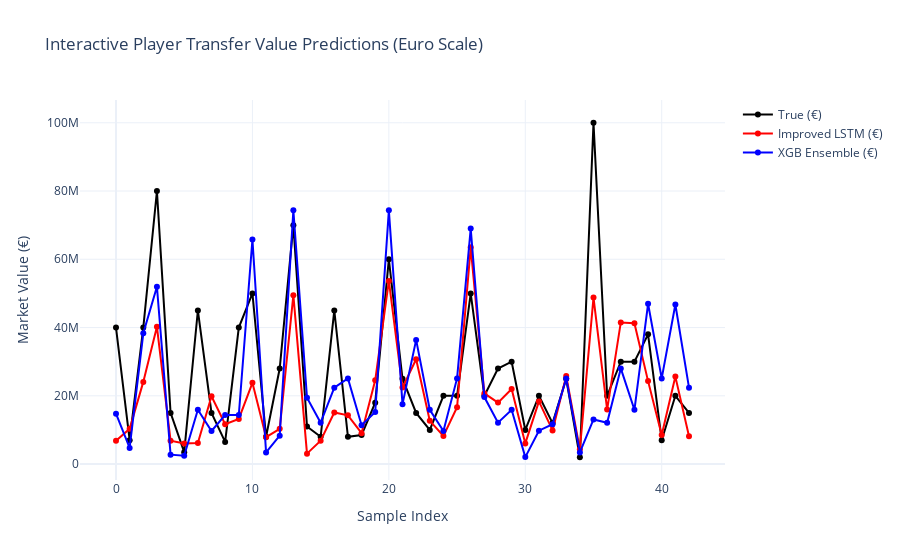
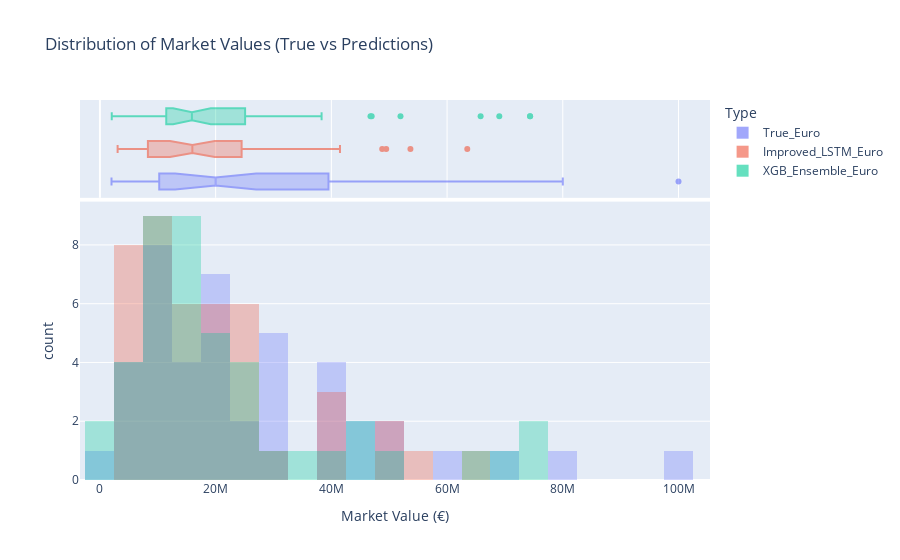

Notebook code cell kept with these figures, in order:
### Code cell
# Interactive Visualizations using Plotly
import plotly.graph_objects as go
import plotly.express as px

# Plot 1: Interactive Line Plot
fig = go.Figure()
fig.add_trace(go.Scatter(y=df_preds["True_Euro"], mode="lines+markers", name="True (€)", line=dict(color="black")))
fig.add_trace(go.Scatter(y=df_preds["Improved_LSTM_Euro"], mode="lines+markers", name="Improved LSTM (€)", line=dict(color="red")))
fig.add_trace(go.Scatter(y=df_preds["XGB_Ensemble_Euro"], mode="lines+markers", name="XGB Ensemble (€)", line=dict(color="blue")))

fig.update_layout(
    title="Interactive Player Transfer Value Predictions (Euro Scale)",
    xaxis_title="Sample Index",
    yaxis_title="Market Value (€)",
    hovermode="x unified",
    template="plotly_white"
)
fig.show()

# Plot 2: Interactive Distribution Plot
fig2 = px.histogram(
    df_preds.melt(
        value_vars=["True_Euro", "Improved_LSTM_Euro", "XGB_Ensemble_Euro"],
        var_name="Type",
        value_name="Market Value (€)"
    ),
    x="Market Value (€)",
    color="Type",
    barmode="overlay",
    marginal="box",
    nbins=30,
    title="Distribution of Market Values (True vs Predictions)"
)
fig2.update_traces(opacity=0.6)
fig2.show()
